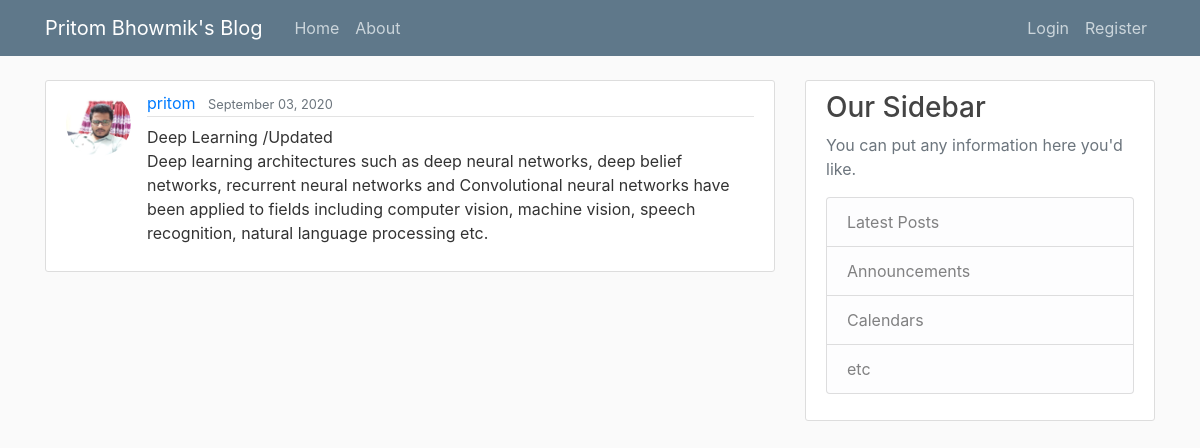
The app's page /post/4/ with its own data.
### blog/models.py (models this page shows, shortened)
class Post(models.Model):
    title = models.CharField(max_length=100)
    content = models.TextField()
    date_posted = models.DateTimeField(default=timezone.now)
    author = models.ForeignKey(User, on_delete=models.CASCADE)

### users/models.py (models this page shows, shortened)
class Profile(models.Model):
    user = models.OneToOneField(User, on_delete=models.CASCADE)
    image = models.ImageField(default='default.jpg', upload_to='profile_pics')

### blog/views.py (the view)
# urls.py: path('post/<int:pk>/', PostDetailView.as_view(), name='post-detail'),
class PostDetailView(DetailView):
    model = Post

### blog/templates/blog/post_detail.html
{% extends "blog/base.html" %} {% block content %}
<article class="media content-section">
  <img
    class="rounded-circle article-img"
    src="{{ object.author.profile.image.url }} "
  />
  <div class="media-body">
    <div class="article-metadata">
      <a class="mr-2" href="#">{{ object.author }}</a>
      <small class="text-muted">{{ object.date_posted |date:"F d, Y" }}</small>
    </div>
    <h2 class="article-title"></h2>{{ object.title }}</h2>
    <p class="article-content">{{ object.content }}</p>
  </div>
</article>
{% endblock content %}

### blog/static/blog/main.css (style rules this page uses)
body { background: #fafafa; color: #333333; margin-top: 5rem; }
.content-section { background: #ffffff; padding: 10px 20px; border: 1px solid #dddddd; border-radius: 3px; margin-bottom: 20px; }
.article-content { white-space: pre-line; }
.article-img { height: 65px; width: 65px; margin-right: 16px; }
.article-metadata { padding-bottom: 1px; margin-bottom: 4px; border-bottom: 1px solid #e3e3e3; }

### records on screen
Post: author.profile.image (picture), author "pritom", date_posted "September 03, 2020", title "Deep Learning /Updated", content "Deep learning architectures such as deep neural networks, deep belief networks, recurrent neural networks and Convolutional neural networks have been applied to fields including computer vision, machine vision, speech recognition, natural language processing etc."
